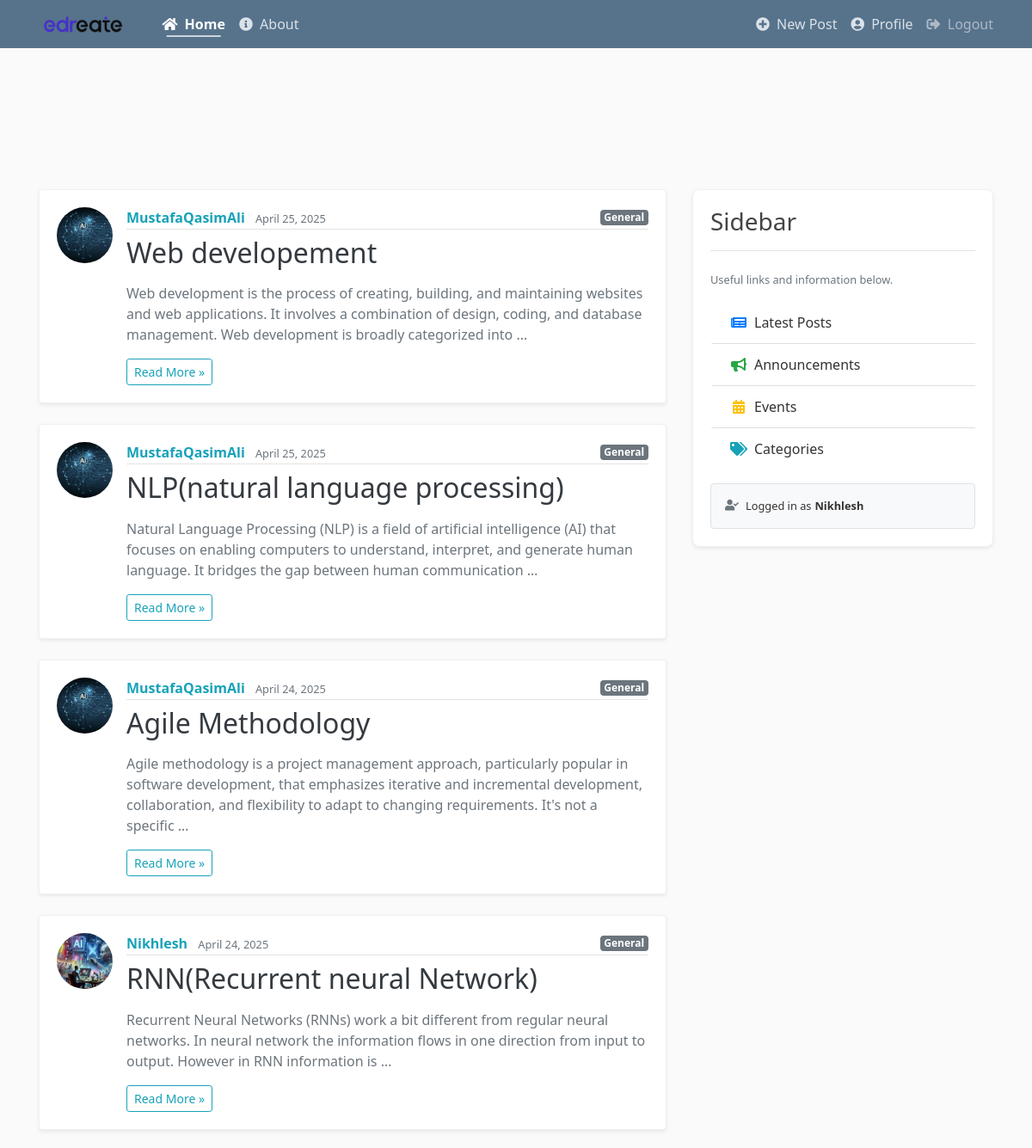
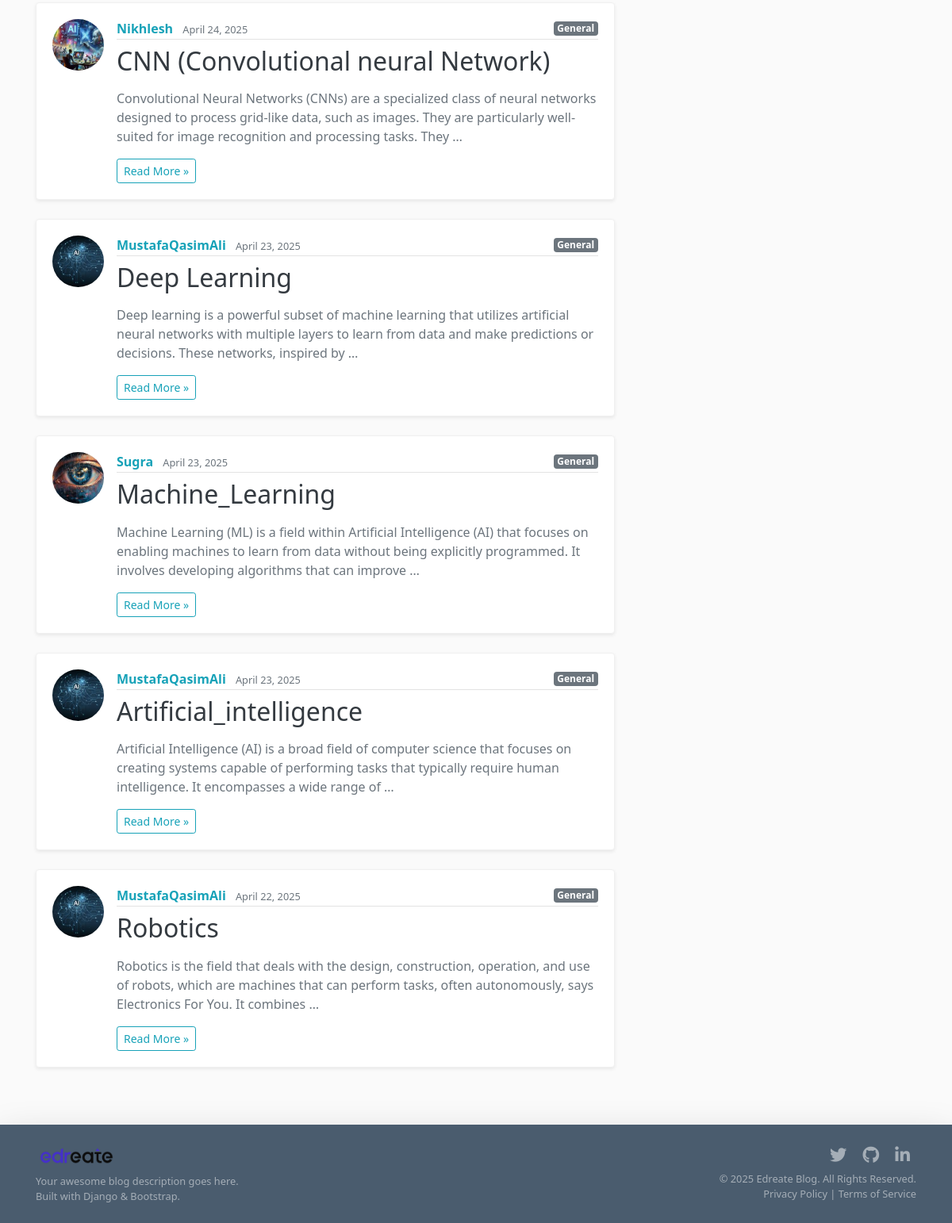
The page / (signed in) on the database its author committed (2 pictures, top to bottom).
### blog/models.py (models this page shows, shortened)
class Post(models.Model):
    title = models.CharField(max_length = 100)
    content = models.TextField()
    date_posted = models.DateTimeField(default = timezone.now)
    author = models.ForeignKey(User , on_delete=models.CASCADE)

### users/models.py (models this page shows, shortened)
class Profile(models.Model):
    user = models.OneToOneField(User,on_delete=models.CASCADE)
    image = models.ImageField(default='default.jpg',upload_to='profile_pics')

### blog/views.py (the view)
# urls.py: path('', PostListView.as_view(), name='blog-home'),
class PostListView(ListView):
    model  = Post
    template_name = 'blog/home.html'
    context_object_name = 'posts'
    ordering = ['-date_posted']

### blog/templates/blog/home.html (shortened to what this page needs)
{% extends "blog/base.html" %}
{% block content %}
    {% for post in posts %}
        <article class="media content-section shadow-sm mb-4 bg-white rounded">
          <img class="rounded-circle article-img" src="{{ post.author.profile.image.url }}">
          <div class="media-body">
            <div class="article-metadata d-flex justify-content-between align-items-center mb-2">
              <div>
                <a class="mr-2 text-info font-weight-bold" href="#">{{ post.author }}</a>
                <small class="text-muted">{{ post.date_posted|date:"F d, Y" }}</small>
              </div>
              <span class="badge badge-secondary">{{ post.category|default:"General" }}</span>
            </div>
            <h2 class="mb-3"><a class="article-title text-dark" href="{% url 'post-detail' post.id %}">{{ post.title }}</a></h2>
            <p class="article-content text-secondary">{{ post.content|truncatewords:30 }}</p>
            <a href="{% url 'post-detail' post.id %}" class="btn btn-sm btn-outline-info">Read More &raquo;</a>
          </div>
        </article>
    {% endfor %}
{% endblock content %}

### blog/templates/blog/base.html (shortened to what this page needs)
{% load static %}
<!DOCTYPE html>
<html lang="en">
<head>
    <link rel="stylesheet" href="https://cdn.jsdelivr.net/npm/bootstrap@4.6.0/dist/css/bootstrap.min.css">
    <link href="https://cdnjs.cloudflare.com/ajax/libs/font-awesome/5.15.4/css/all.min.css" rel="stylesheet">
    <link rel="stylesheet" type="text/css" href="{% static 'blog/main.css' %}">
</head>
<body>
    <header class="site-header">
        <nav class="navbar navbar-expand-md navbar-dark bg-steel fixed-top">
            <div class="container">
                <a class="navbar-brand mr-4 d-flex align-items-center" href="{% url 'blog-home' %}">
                    <img src="{% static 'images/edreate-logo-transparent-background.webp' %}" alt="Logo" style="height: 30px;" class="mr-2">
                </a>
                <div class="collapse navbar-collapse" id="navbarToggle">
                    <div class="navbar-nav mr-auto">
                        <a class="nav-item nav-link {% if request.resolver_match.url_name == 'blog-home' %}active{% endif %}" href="{% url 'blog-home' %}">
                            <i class="fas fa-home mr-1"></i> Home
                        </a>
                        <a class="nav-item nav-link {% if request.resolver_match.url_name == 'blog-about' %}active{% endif %}" href="{% url 'blog-about' %}">
                            <i class="fas fa-info-circle mr-1"></i> About
                        </a>
                    </div>
                    <div class="navbar-nav align-items-md-center">
                        {% if user.is_authenticated %}
                            <a class="nav-item nav-link" href="{% url 'post-create' %}">
                                <i class="fas fa-plus-circle mr-1"></i> New Post
                            </a>
                            <a class="nav-item nav-link" href="{% url 'profile' %}">
                                <i class="fas fa-user-circle mr-1"></i> Profile
                            </a>
                            <form method="post" action="{% url 'logout' %}" class="form-inline ml-md-2">
                                <button type="submit" class="btn btn-link nav-item nav-link p-0">
                                    <i class="fas fa-sign-out-alt mr-1"></i> Logout
                                </button>
                            </form>
                        {% endif %}
                    </div>
                </div>
            </div>
        </nav>
    </header>
    <main role="main" class="container">
        <div class="row">
            <div class="col-md-8">
                {% block content %}{% endblock %}
            </div>
            <div class="col-md-4">
                <div class="content-section shadow-sm">
                    <h3 class="border-bottom pb-3 mb-4">Sidebar</h3>
                    <p class='text-muted small mb-3'>Useful links and information below.</p>
                    <ul class="list-group list-group-flush mb-3">
                        <li class="list-group-item d-flex align-items-center">
                            <i class="fas fa-newspaper fa-fw mr-2 text-primary"></i> Latest Posts
                        </li>
                        <li class="list-group-item d-flex align-items-center">
                            <i class="fas fa-bullhorn fa-fw mr-2 text-success"></i> Announcements
                        </li>
                        <li class="list-group-item d-flex align-items-center">
                            <i class="fas fa-calendar-alt fa-fw mr-2 text-warning"></i> Events
                        </li>
                        <li class="list-group-item d-flex align-items-center">
                            <i class="fas fa-tags fa-fw mr-2 text-info"></i> Categories
                        </li>
                    </ul>
                    {% if user.is_authenticated %}
                    <div class="p-3 bg-light rounded mt-3 border">
                        <p class="mb-0 small d-flex align-items-center">
                            <i class="fas fa-user-check mr-2 text-muted"></i>
                            Logged in as <strong class="ml-1">{{ user.username }}</strong>
                        </p>
                    </div>
                    {% endif %}
                </div>
            </div>
        </div>
    </main>
    <footer class="bg-steel text-white py-4 mt-5 shadow-lg">
        <div class="container">
            <div class="row align-items-center">
                <div class="col-md-6 mb-3 mb-md-0">
                     <img src="{% static 'images/edreate-logo-transparent-background.webp' %}" alt="Logo" style="height: 30px;" class="d-block mb-2">
                    <p class="small mb-0 text-white-50">
                        Your awesome blog description goes here. <br> Built with Django & Bootstrap.
                    </p>
                </div>
                <div class="col-md-6 text-md-right text-center">
                     <div class="mb-2">
                         <a href="#" class="text-white-50 mx-2"><i class="fab fa-twitter fa-lg"></i></a>
                         <a href="#" class="text-white-50 mx-2"><i class="fab fa-github fa-lg"></i></a>
                         <a href="#" class="text-white-50 mx-2"><i class="fab fa-linkedin-in fa-lg"></i></a>
                     </div>
                    <p class="small mb-0 text-white-50">
                        © {% now "Y" %} Edreate Blog. All Rights Reserved.
                    </p>
                     <p class="small mb-0 text-white-50">
                         <a href="#" class="text-white-50">Privacy Policy</a> | <a href="#" class="text-white-50">Terms of Service</a>
                     </p>
                </div>
            </div>
        </div>
    </footer>
</body>
</html>

### blog/static/blog/main.css (style rules this page uses)
:root { --primary-color: #3498db; --primary-dark: #2980b9; --secondary-color: #3d4f60; --light-bg: #f8f9fa; --border-color: #e9ecef; }
body { background: #fafafa; color: #333333; margin-top: 5rem; padding-top: 70px; font-family: 'Segoe UI', Roboto, 'Helvetica Neue', Arial, sans-serif; }
h1, h2, h3, h4, h5, h6 { color: #444444; }
ul { margin: 0; }
.bg-steel { background-color: var(--secondary-color); }
.site-header { z-index: 1030; box-shadow: 0 2px 5px rgba(0, 0, 0, 0.08); }
.site-header .navbar-nav .nav-link { color: #dbe2e8; }
.site-header .navbar-nav .nav-link.active { font-weight: 600; }
.navbar-brand { font-weight: 700; font-size: 1.5rem; }
.content-section { background: #ffffff; padding: 20px; border-radius: 8px; box-shadow: 0 2px 5px rgba(0, 0, 0, 0.05); margin-bottom: 20px; border: 1px solid #f0f0f0; transition: transform 0.2s; }
.article-title { color: #444444; text-decoration: none; }
.article-content { white-space: pre-line; }
.article-img { width: 65px; height: 65px; margin-right: 16px; object-fit: cover; }
.article-metadata { padding-bottom: 1px; margin-bottom: 4px; border-bottom: 1px solid #e3e3e3; }
.nav-item.nav-link { padding: 0.5rem 1rem; transition: all 0.2s; }
.btn-link.nav-item { background: none; border: none; }
.list-group-item { border-left: none; border-right: none; padding: 12px 20px; transition: all 0.2s; }
footer.bg-steel { background-color: #4a5c6e; color: #f8f9fa; }

### blog/templates/blog/base.html (style rules this page uses)
html { scroll-behavior: smooth; }
.site-header .navbar { opacity: 0; animation: slideDownFade 0.6s ease-out 0.1s forwards; }
.navbar-nav .nav-link { position: relative; transition: color 0.3s ease; padding-bottom: 8px; }
.navbar-nav .nav-link::after { content: ''; position: absolute; width: 0; height: 2px; bottom: 5px; left: 50%; transform: translateX(-50%); background-color: rgba(255, 255, 255, 0.7); transition: width 0.3s ease-out; }
.navbar-nav .nav-link:hover::after, .navbar-nav .nav-link.active::after { width: 70%; }
.navbar .btn-link.nav-link { border: none; background: none; padding: 0.5rem 1rem; color: rgba(255, 255, 255, 0.5); transition: color 0.3s ease; cursor: pointer; }
main.container { padding-top: 70px; }
main .col-md-8 { opacity: 0; animation: slideUpFade 0.7s ease-out 0.4s forwards; }
main .col-md-4 .content-section { opacity: 0; animation: slideUpFade 0.7s ease-out 0.6s forwards; transition: box-shadow 0.3s ease; }
.content-section .list-group-item { transition: background-color 0.3s ease, transform 0.2s ease, border-left-color 0.3s ease; border-left: 3px solid transparent; }
footer.bg-steel { opacity: 0; animation: slideUpFade 0.8s ease-out 0.8s forwards; }
.bg-steel { background-color: #57738C; }
main { margin-bottom: 30px; }

### rows shown on the page
Post: author.profile.image (picture), author "MustafaQasimAli", date_posted "April 25, 2025", category "General", title "Web developement", content "Web development is the process of creating, building, and maintaining websites and web applications. It involves a combination of design, coding, and database management. Web development is broadly categorized into …"
Post: author.profile.image (picture), author "MustafaQasimAli", date_posted "April 25, 2025", category "General", title "NLP(natural language processing)", content "Natural Language Processing (NLP) is a field of artificial intelligence (AI) that focuses on enabling computers to understand, interpret, and generate human language. It bridges the gap between human communication …"
Post: author.profile.image (picture), author "MustafaQasimAli", date_posted "April 24, 2025", category "General", title "Agile Methodology", content "Agile methodology is a project management approach, particularly popular in software development, that emphasizes iterative and incremental development, collaboration, and flexibility to adapt to changing requirements. It's not a specific …"
Post: author.profile.image (picture), author "Nikhlesh", date_posted "April 24, 2025", category "General", title "RNN(Recurrent neural Network)", content "Recurrent Neural Networks (RNNs) work a bit different from regular neural networks. In neural network the information flows in one direction from input to output. However in RNN information is …"
Post: author.profile.image (picture), author "Nikhlesh", date_posted "April 24, 2025", category "General", title "CNN (Convolutional neural Network)", content "Convolutional Neural Networks (CNNs) are a specialized class of neural networks designed to process grid-like data, such as images. They are particularly well-suited for image recognition and processing tasks. They …"
Post: author.profile.image (picture), author "MustafaQasimAli", date_posted "April 23, 2025", category "General", title "Deep Learning", content "Deep learning is a powerful subset of machine learning that utilizes artificial neural networks with multiple layers to learn from data and make predictions or decisions. These networks, inspired by …"
Post: author.profile.image (picture), author "Sugra", date_posted "April 23, 2025", category "General", title "Machine_Learning", content "Machine Learning (ML) is a field within Artificial Intelligence (AI) that focuses on enabling machines to learn from data without being explicitly programmed. It involves developing algorithms that can improve …"
Post: author.profile.image (picture), author "MustafaQasimAli", date_posted "April 23, 2025", category "General", title "Artificial_intelligence", content "Artificial Intelligence (AI) is a broad field of computer science that focuses on creating systems capable of performing tasks that typically require human intelligence. It encompasses a wide range of …"
Post: author.profile.image (picture), author "MustafaQasimAli", date_posted "April 22, 2025", category "General", title "Robotics", content "Robotics is the field that deals with the design, construction, operation, and use of robots, which are machines that can perform tasks, often autonomously, says Electronics For You. It combines …"

### other values the page prints
{{ user.username }} "Nikhlesh"
